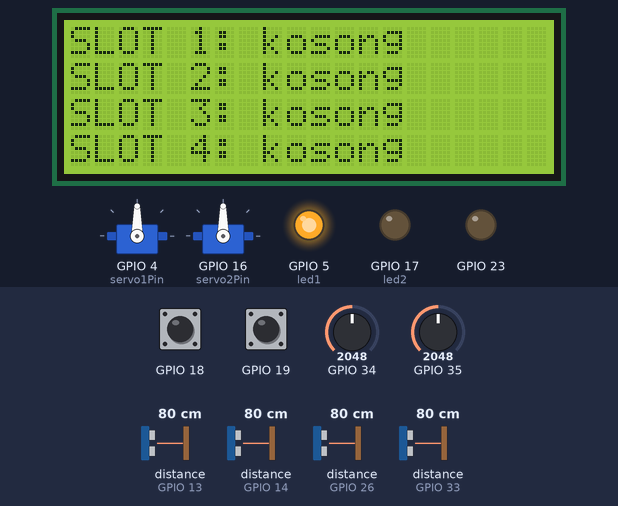
Simulated run of this sketch. Board: ESP32. Parts: 2 × servo, 20×4 character LCD, output pins drawn as LEDs (lit = HIGH). Wiring (inferred from the names in the program): 4 × ultrasonic range finder: trigger GPIO 12, echo GPIO 13 / trigger GPIO 25, echo GPIO 26 / trigger GPIO 27, echo GPIO 14 / trigger GPIO 32, echo GPIO 33. Inputs (shaded band) come from the test bench; at power-on: distance to the obstacle (sensors on GPIO 13, GPIO 14, GPIO 26, GPIO 33) 80 cm, GPIO 18 HIGH, GPIO 19 HIGH, GPIO 34 = 2048, GPIO 35 = 2048. The echo pulse lasts 58.3 µs per cm; WiFi joins after 1.5 s; servers stay silent unless stated; pins used as bus, display or sensor lines are not drawn; what the sketch prints to the serial monitor is not drawn.

Above: at 13.8 s.
13.9 s: distance to the obstacle (sensor on GPIO 13) set to 2 cm
At 22.2 s:
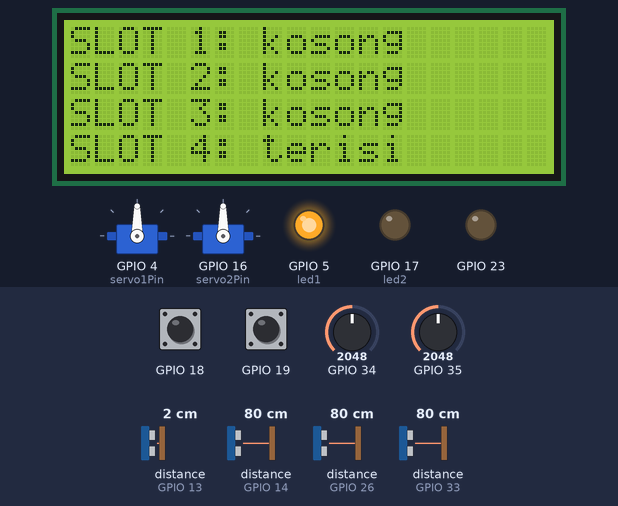
22.5 s: distance to the obstacle (sensor on GPIO 14) set to 2 cm
At 30.0 s:
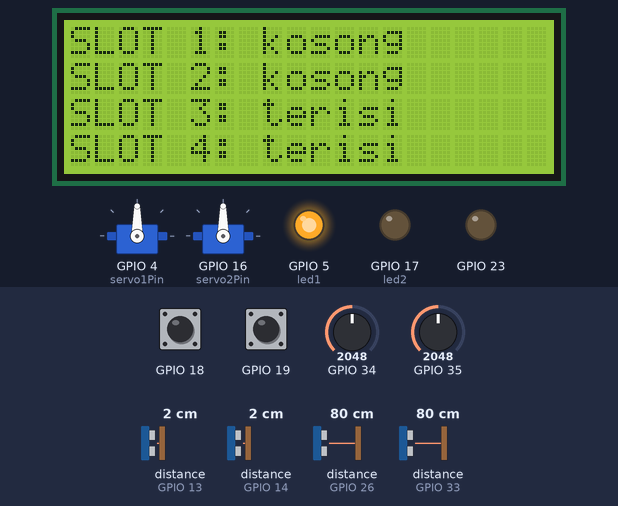
30.3 s: distance to the obstacle (sensor on GPIO 26) set to 2 cm
At 37.8 s:
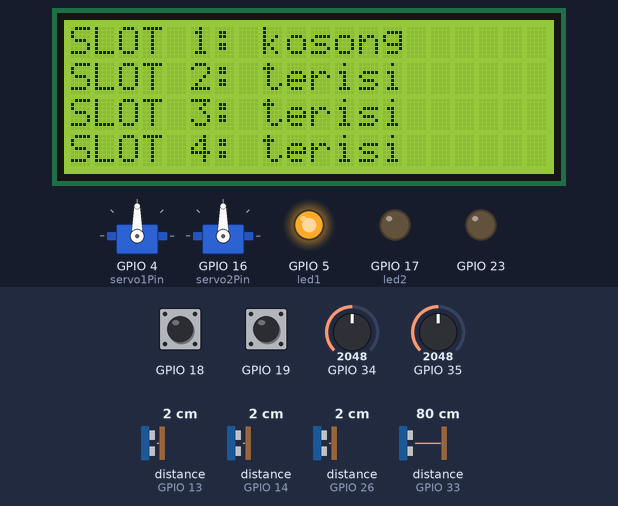
38.1 s: distance to the obstacle (sensor on GPIO 33) set to 2 cm
At 44.9 s:
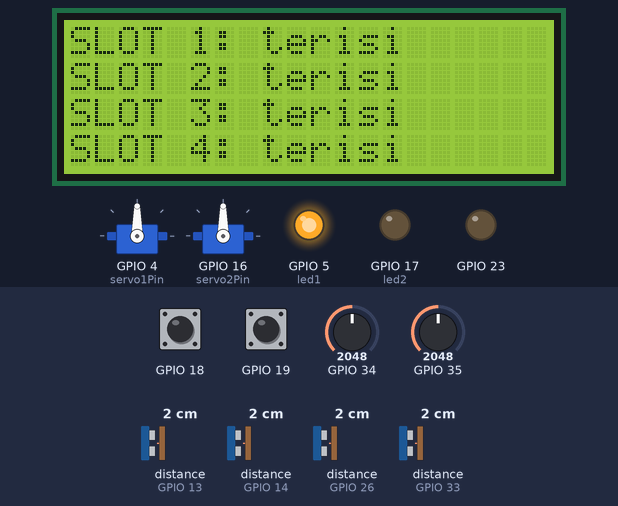
45.9 s: distance to the obstacle (sensor on GPIO 13) set to 9 cm
At 52.6 s:
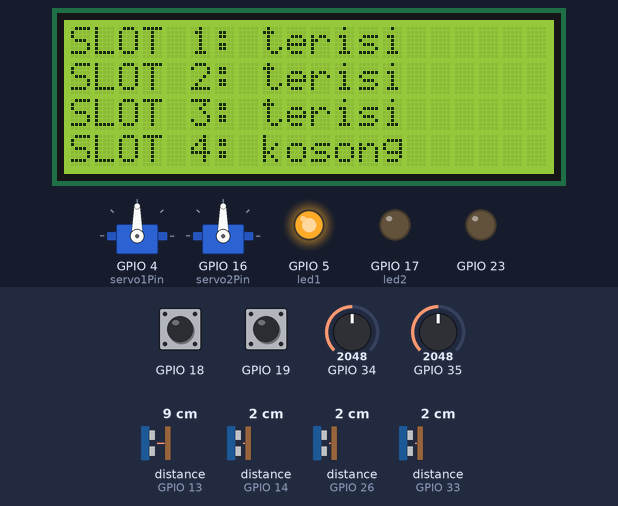
53.8 s: distance to the obstacle (sensor on GPIO 14) set to 9 cm
At 61.3 s:
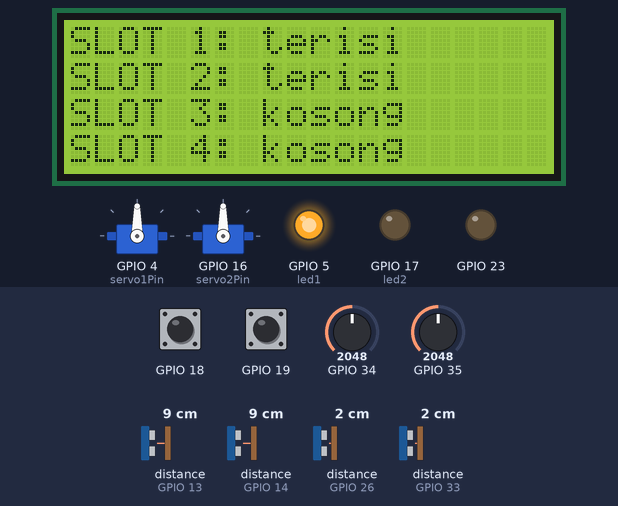
Timing chart, 0 to 62.6 s (numbered marks = the images above; inputs shaded):
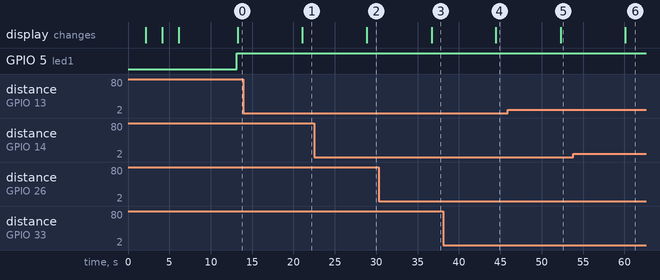

Measured:
- after the input at 13.9 s, the display: changes after 7.2 s (image 1)
- after the input at 22.5 s, the display: changes after 6.4 s (image 2)
- after the input at 30.3 s, the display: changes after 6.4 s (image 3)
- after the input at 38.1 s, the display: changes after 6.4 s (image 4)
- after the input at 45.9 s, the display: changes after 6.4 s (image 5)
- after the input at 53.8 s, the display: changes after 6.3 s (image 6)

The sketch:

sparta_hardware.ino
```cpp
// Library LCD I2C 20x4
#include <LiquidCrystal_I2C.h>
// Batas ambang sensor ultrasonik untuk mendeteksi kendaraan
#define treshold 7.2
// Library servo dan koneksi WiFi + Firebase
#include <ESP32Servo.h>
#include <WiFi.h>
#include <FirebaseESP32.h>

// Konfigurasi koneksi WiFi
#define WIFI_SSID "kyy"
#define WIFI_PASSWORD "asdfghjkl27"

// Konfigurasi Firebase
#define FIREBASE_HOST "https://sparta-60d0f-default-rtdb.firebaseio.com/"  // URL database Firebase
#define FIREBASE_AUTH "AIzaSyB8PktXa1nlULc0QSG_ANBBlEyC_6qo28Q"            // Secret key Firebase

// Objek konfigurasi Firebase
FirebaseConfig config;
FirebaseAuth auth;
FirebaseData firebaseData;
// Waktu pengiriman data Firebase
unsigned long previousMillis = 0;
const long interval = 2000;  // Kirim data setiap 2 detik

// Variabel untuk input sensor & tombol
int ir1;
int ir2;
int led1 = 5;
int led2 = 17;
int sig;
int button1, button2;
int tersedia; // slot tersedia

// PIN HCSR04 (sensor ultrasonik)
const int trigPin1 = 32;
const int echoPin1 = 33;
const int trigPin2 = 25;
const int echoPin2 = 26;
const int trigPin3 = 27;
const int echoPin3 = 14;
const int trigPin4 = 12;
const int echoPin4 = 13;
// bool initalizeSpot = false;

// LCD konfigurasi
int lcdColumns = 20;
int lcdRows = 4;
LiquidCrystal_I2C lcd(0x27, lcdColumns, lcdRows);

// Status slot parkir
bool slot1;
bool slot2;
bool slot3;
bool slot4;

// Variabel jarak HCSR04
#define SOUND_SPEED 0.034
long duration;
float distanceCm1;
float distanceCm2;
float distanceCm3;
float distanceCm4;

// Servo motor gate
static const int servo1Pin = 4;
static const int servo2Pin = 16;
Servo servo1;
Servo servo2;
// Variabel hitung status
int Total = 4;
int p1, p2, p3, p4;
char names[4][4];

// Fungsi pengecekan jarak kendaraan dari sensor ultrasoni
void checkavailable() {
  // HCSR04 1
  digitalWrite(trigPin1, LOW);
  delayMicroseconds(2);
  digitalWrite(trigPin1, HIGH);
  delayMicroseconds(10);
  digitalWrite(trigPin1, LOW);
  duration = pulseIn(echoPin1, HIGH);
  distanceCm1 = duration * SOUND_SPEED / 2;
  // HCSR04 2
  digitalWrite(trigPin2, LOW);
  delayMicroseconds(2);
  digitalWrite(trigPin2, HIGH);
  delayMicroseconds(10);
  digitalWrite(trigPin2, LOW);
  duration = pulseIn(echoPin2, HIGH);
  distanceCm2 = duration * SOUND_SPEED / 2;
  // HCSR04 3
  digitalWrite(trigPin3, LOW);
  delayMicroseconds(2);
  digitalWrite(trigPin3, HIGH);
  delayMicroseconds(10);
  digitalWrite(trigPin3, LOW);
  duration = pulseIn(echoPin3, HIGH);
  distanceCm3 = duration * SOUND_SPEED / 2;
  // HCSR04 4
  digitalWrite(trigPin4, LOW);
  delayMicroseconds(2);
  digitalWrite(trigPin4, HIGH);
  delayMicroseconds(10);
  digitalWrite(trigPin4, LOW);
  duration = pulseIn(echoPin4, HIGH);
  distanceCm4 = duration * SOUND_SPEED / 2;

  // SLOT 1 BAWAH
  if (distanceCm1 < treshold) {
    slot1 = true;
    p1 = 1;
  } else {
    slot1 = false;
    p1 = 0;
  }
  // SLOT 2 BAWAH
  if (distanceCm2 < treshold) {
    slot2 = true;
    p2 = 1;
  } else {
    slot2 = false;
    p2 = 0;
  }
  // SLOT 1 ATAS
  if (distanceCm3 < treshold) {
    slot3 = true;
    p3 = 1;
  } else {
    slot3 = false;
    p3 = 0;
  }
  // SLOT 2 ATAS
  if (distanceCm4 < treshold) {
    slot4 = true;
    p4 = 1;
  } else {
    slot4 = false;
    p4 = 0;
  }

  // tersedia = Total - p1 - p2 - p3 - p4;
  // initalizeSpot = true;
}

// Fungsi menampilkan slot parkir yang kosong
void checkspot() {
  if (p1 == 1) {
    lcd.clear();
    lcd.setCursor(0, 0);
    lcd.print("Silahkan Parkir di");
    lcd.setCursor(0, 1);
    lcd.print("p1");
    delay(3000);
    lcd.clear();

    return;
  }
  if (p2 == 1) {
    lcd.clear();
    lcd.setCursor(0, 0);
    lcd.print("Silahkan Parkir di");
    lcd.setCursor(0, 1);
    lcd.print("p2");
    delay(3000);
    lcd.clear();

    return;
  }
  if (p3 == 1) {
    lcd.clear();
    lcd.setCursor(0, 0);
    lcd.print("Silahkan Parkir di");
    lcd.setCursor(0, 1);
    lcd.print("p3");
    delay(3000);
    lcd.clear();

    return;
  }
  if (p4 == 1) {
    lcd.clear();
    lcd.setCursor(0, 0);
    lcd.print("Silahkan Parkir di");
    lcd.setCursor(0, 1);
    lcd.print("p4");
    delay(3000);
    lcd.clear();

    return;
  }
}

void setup() {
  Serial.begin(115200);  // Starts the serial communication
  // Konfigurasi PIN
  pinMode(trigPin1, OUTPUT);
  pinMode(echoPin1, INPUT);
  pinMode(trigPin2, OUTPUT);
  pinMode(echoPin2, INPUT);
  pinMode(trigPin3, OUTPUT);
  pinMode(echoPin3, INPUT);
  pinMode(trigPin4, OUTPUT);
  pinMode(echoPin4, INPUT);
  pinMode(led1, OUTPUT);
  pinMode(led2, OUTPUT);
  pinMode(23, OUTPUT);
  pinMode(ir1, INPUT);
  pinMode(ir2, INPUT);
  pinMode(19, INPUT_PULLUP);
  pinMode(18, INPUT_PULLUP);
  digitalWrite(led1, LOW);
  digitalWrite(led2, LOW);
  // Koneksi WiFi
  WiFi.begin(WIFI_SSID, WIFI_PASSWORD);
  Serial.print("Menghubungkan ke WiFi");

  while (WiFi.status() != WL_CONNECTED) {
    Serial.print(".");
    delay(1000);
  }
  Serial.println("\nTerhubung ke WiFi!");
  Serial.print("IP Address: ");
  Serial.println(WiFi.localIP());

  // Konfigurasi Firebase
  config.host = FIREBASE_HOST;
  config.signer.tokens.legacy_token = FIREBASE_AUTH;

  // Inisialisasi Firebase
  Firebase.begin(&config, &auth);
  Firebase.reconnectWiFi(true);
  // Setup servo awal (posisi tertutup)
  servo1.attach(servo1Pin);
  servo2.attach(servo2Pin);
  servo1.write(90);
  servo2.write(90);
  checkavailable();
  // Baca kondisi slot awal
  lcd.init();
  lcd.backlight();
  // Inisialisasi LCD
  lcd.setCursor(0, 0);
  lcd.print("     HELLO USER");
  lcd.setCursor(0, 1);
  lcd.print("YOUR DEVICE IS READY");
  delay(2000);
  lcd.clear();
  lcd.setCursor(0, 0);
  lcd.print("     TUGAS AKHIR");
  lcd.setCursor(0, 1);
  lcd.print("  SISTEM IoT PARKIR");
  delay(2000);
  lcd.clear();
}

void loop() {

  //untuk penghitungan
  // int tersedia = Total - p1-p2-p3-p4;
  // Serial.println(tersedia);
  // Baca sensor dan tombol, sensor, servo
  ir1 = analogRead(34);
  ir2 = analogRead(35);
  button1 = digitalRead(19);
  button2 = digitalRead(18);
  sig = digitalRead(23);
  // Deteksi kendaraan dari IR
  if (ir1 > 500 && ir2 > 500) {
    digitalWrite(23, LOW);
  } else {
    digitalWrite(23, HIGH);
  }
  // Jika tidak ada slot yang tersedia
  // Kontrol gerbang masuk (servo1)
  if (tersedia == 0) {
    servo1.write(90);  // Servo tetap pada posisi 90 derajat (slot penuh)
  } else {
    // Jika ada slot tersedia, servo dan LED2 bisa kembali ke kontrol normal
    if (sig == HIGH && button1 == LOW) {
      checkspot();
      servo1.write(0);
      tersedia = tersedia - 1;
      Serial.print("tersedia: ");
      Serial.println(tersedia);
    }
    if (sig == LOW && button1 == HIGH) {
      servo1.write(90);
    }
  }
  // Kontrol gerbang keluar (servo2)
  if (button2 == LOW) {
    servo2.write(180);
  } else {
    delay(7000);
    tersedia = tersedia + 1;
    servo2.write(90);
  }

  // LED indikator: merah jika penuh, hijau jika tersedia
  if (tersedia == 0) {
    digitalWrite(led2, HIGH);
    digitalWrite(led1, LOW);
  } else {
    digitalWrite(led2, LOW);
    digitalWrite(led1, HIGH);
  }
  checkavailable(); // Perbarui status slot
  // Tampilkan status slot di LCD
  lcd.setCursor(0, 0);
  lcd.print("SLOT 1: ");
  if (slot1 == true) {
    lcd.print("terisi");
  } else {
    lcd.print("kosong");
  }
  // lcd.print(slot1);
  lcd.setCursor(0, 1);
  lcd.print("SLOT 2: ");
  if (slot2 == true) {
    lcd.print("terisi");
  } else {
    lcd.print("kosong");
  }
  // lcd.print(slot2);
  lcd.setCursor(0, 2);
  lcd.print("SLOT 3: ");
  if (slot3 == true) {
    lcd.print("terisi");
  } else {
    lcd.print("kosong");
  }
  // lcd.print(slot3);
  lcd.setCursor(0, 3);
  lcd.print("SLOT 4: ");
  if (slot4 == true) {
    lcd.print("terisi");
  } else {
    lcd.print("kosong");
  }
  // lcd.print(slot4);

  // Kirim data ke Firebase setiap 2 detik
  unsigned long currentMillis = millis();
  if (currentMillis - previousMillis >= interval) {
    previousMillis = currentMillis;
    // SLOT PARKIRAN 1
    if (Firebase.setBool(firebaseData, "/parkiran/p1", slot1)) {
      Serial.println("Slot 1 berhasil dikirim ke Firebase!");
    } else {
      Serial.print("Gagal mengirim slot 1: ");
      Serial.println(firebaseData.errorReason());
    }
    // SLOT PARKIRAN 2
    if (Firebase.setBool(firebaseData, "/parkiran/p2", slot2)) {
      Serial.println("Slot 2 berhasil dikirim ke Firebase!");
    } else {
      Serial.print("Gagal mengirim slot 2: ");
      Serial.println(firebaseData.errorReason());
    }
    // SLOT PARKIRAN 3
    if (Firebase.setBool(firebaseData, "/parkiran/p3", slot3)) {
      Serial.println("Slot 3 berhasil dikirim ke Firebase!");
    } else {
      Serial.print("Gagal mengirim slot 3: ");
      Serial.println(firebaseData.errorReason());
    }
    // SLOT PARKIRAN 4
    if (Firebase.setBool(firebaseData, "/parkiran/p4", slot4)) {
      Serial.println("Slot 4 berhasil dikirim ke Firebase!");
    } else {
      Serial.print("Gagal mengirim slot 4: ");
      Serial.println(firebaseData.errorReason());
    }
    // SLOT TERSEDIA PARKIRAN
    if (Firebase.setString(firebaseData, "/parkiran/tersedia", tersedia)) {
      Serial.println("Sisa slot parkir berhasil dikirim ke Firebase!");
    } else {
      Serial.print("Gagal mengirim slot 4: ");
      Serial.println(firebaseData.errorReason());
    }
  }
}
```
